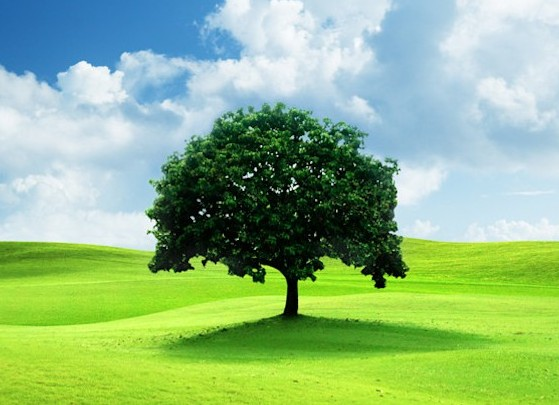
#> input picture Phase_2/image.jpg, 559 x 405 px
$ jupyter execute Module_2.4.ipynb
#> lines starting #> are read from the running program, lines starting #| are printed output that depends on the picture; after the words box and inside, x2 and y2 are one past the last pixel; in counts of white or black regions, pixels touching at a corner belong together
# 📘 Module 2.4 – Bitwise Operations

### ✅ Example 1 – Create Two Images (For Bitwise Ops)

[cell 1]
import cv2
import numpy as np

img1 = np.zeros((300, 300, 3), dtype=np.uint8)
img2 = np.zeros((300, 300, 3), dtype=np.uint8)

# Draw shapes
cv2.rectangle(img1, (50, 50), (250, 250), (255, 255, 0), -1)
cv2.circle(img2, (150, 150), 100, (0, 255, 255), -1)

cv2.imshow("Image 1", img1)
cv2.imshow("Image 2", img2)
cv2.waitKey(0)
cv2.destroyAllWindows()

### ✅ Example 2 – Bitwise AND
- 🔍 Result: Only the overlapping white area is visible.

[cell 2]
bitwise_and = cv2.bitwise_and(img1, img2)

cv2.imshow("AND", bitwise_and)
cv2.waitKey(0)
cv2.destroyAllWindows()

### ✅ Example 3 – Bitwise OR
- 🔍 Result: Union of both shapes

[cell 3]
bitwise_or = cv2.bitwise_or(img1, img2)

cv2.imshow("OR", bitwise_or)
cv2.waitKey(0)
cv2.destroyAllWindows()

### ✅ Example 4 – Bitwise XOR
- 🔍 Result: Only non-overlapping regions remain.

[cell 4]
bitwise_xor = cv2.bitwise_xor(img1, img2)

cv2.imshow("XOR", bitwise_xor)
cv2.waitKey(0)
cv2.destroyAllWindows()

### ✅ Example 5 – Bitwise NOT
- 🔍 Result: Colors are inverted.

[cell 5]
bitwise_not = cv2.bitwise_not(img1)

cv2.imshow("NOT", bitwise_not)
cv2.waitKey(0)
cv2.destroyAllWindows()

## ✅ Example 6 – Masking (MOST IMPORTANT 🔥)

#### 🎯 Extract object from image
🔥 Used in:

- background removal
- object extraction
- segmentation

[cell 6]
img = cv2.imread("image.jpg")
#> img is the input picture: shape (405, 559, 3); mean B, G, R 131.7, 184.2, 143.5
gray = cv2.cvtColor(img, cv2.COLOR_BGR2GRAY)

_, mask = cv2.threshold(gray, 200, 255, cv2.THRESH_BINARY)
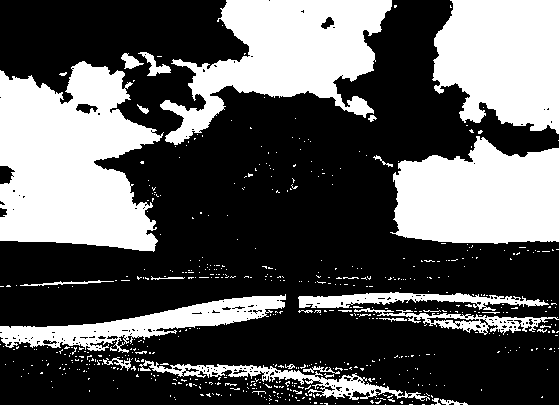
#> mask: shape (405, 559); 35.8% white; 593 white regions (563 under 20 px), largest, box (x1, y1, x2, y2) and area: (0, 61, 164, 252) 22200, (160, 0, 392, 145) 15926, (390, 136, 559, 244) 14241

result = cv2.bitwise_and(img, img, mask=mask)

cv2.imshow("Original", img)
cv2.imshow("Mask", mask)
cv2.imshow("Masked Result", result)

cv2.waitKey(0)
cv2.destroyAllWindows()

### ✅ Example 7 – Color Masking using HSV (Real Use 🔥)

[cell 7]
hsv = cv2.cvtColor(img, cv2.COLOR_BGR2HSV)
#> hsv: shape (405, 559, 3); mean H, S, V 73.1, 126.3, 193.7

lower_blue = np.array([100, 150, 50])
upper_blue = np.array([140, 255, 255])

mask = cv2.inRange(hsv, lower_blue, upper_blue)
#> mask: shape (405, 559); 5.8% white; 5 white regions (3 under 20 px), largest, box (x1, y1, x2, y2) and area: (0, 0, 223, 85) 13070, (217, 36, 231, 46) 59
blue_object = cv2.bitwise_and(img, img, mask=mask)

cv2.imshow("Original Image", img)
cv2.imshow("Blue Mask", mask)
cv2.imshow("Blue Object", blue_object)
cv2.waitKey(0)
cv2.destroyAllWindows()

### ✅ Example 8 – Image Blending (Overlay Images)

[cell 8]
img1 = cv2.imread("image1.jpg")
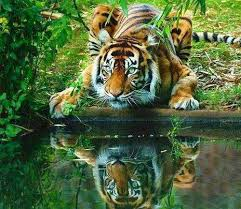
#> input picture Phase_2/image1.jpg, 241 x 209 px
#> img1 is the input picture: shape (209, 241, 3); mean B, G, R 61.2, 102.5, 79.4
img2 = cv2.imread("image2.jpg")
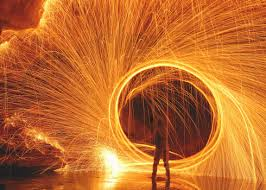
#> input picture Phase_2/image2.jpg, 266 x 190 px
#> img2 is the input picture: shape (190, 266, 3); mean B, G, R 45, 108.1, 191.6

img2 = cv2.resize(img2, (img1.shape[1], img1.shape[0]))
#> img2: shape (209, 241, 3)

blended = cv2.addWeighted(img1, 0.8, img2, 0.2, 0) # alpha=0.5, beta=0.5, gamma=0

cv2.imshow("Image 1", img1)
cv2.imshow("Image 2", img2)
cv2.imshow("Blended Image", blended)
cv2.waitKey(0)
cv2.destroyAllWindows()

# 📌 PHASE 2 – Mini Project
### 🛠️ Create a Basic Image Editor
🎯 PROJECT GOAL
Build a basic image editor that can:

- Load image
- Resize
- Rotate
- Flip
- Convert color spaces
- Draw shapes & text
- Blend two images
- Save output

[cell 9]
# Basic image editor using OpenCV
import cv2
import numpy as np

# -----------------------------
# LOAD IMAGE
# -----------------------------
img = cv2.imread("image1.jpg")

if img is None:
    print("Error: image1.jpg not found")
    exit()

cv2.imshow("Original Image", img)
cv2.waitKey(0)

# -----------------------------
# RESIZE
# -----------------------------
resized = cv2.resize(img, (400, 300))
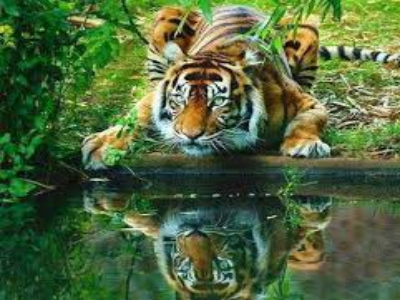
#> resized: shape (300, 400, 3); mean B, G, R 61.1, 102.3, 79.3
cv2.imshow("Resized Image", resized)
cv2.waitKey(0)

# -----------------------------
# ROTATE
# -----------------------------
(h, w) = img.shape[:2]
#> h = 209; w = 241
center = (w // 2, h // 2)
#> center = (120, 104)
rot_matrix = cv2.getRotationMatrix2D(center, 45, 1.0)
rotated = cv2.warpAffine(img, rot_matrix, (w, h))
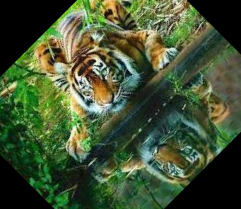
#> rotated: shape (209, 241, 3); mean B, G, R 51.7, 83.5, 66.7

cv2.imshow("Rotated Image", rotated)
cv2.waitKey(0)

# -----------------------------
# FLIP
# -----------------------------
flipped = cv2.flip(img, 1)
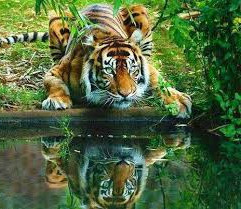
#> flipped: shape (209, 241, 3); mean B, G, R 61.2, 102.5, 79.4
cv2.imshow("Flipped Image", flipped)
cv2.waitKey(0)

# -----------------------------
# COLOR CONVERSIONS
# -----------------------------
gray = cv2.cvtColor(img, cv2.COLOR_BGR2GRAY)
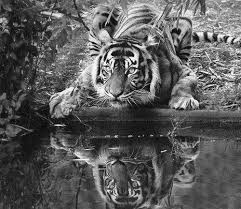
#> gray: shape (209, 241); min 1, max 254, mean 90.9
hsv = cv2.cvtColor(img, cv2.COLOR_BGR2HSV)
#> hsv: shape (209, 241, 3); mean H, S, V 51, 130.2, 105.8

cv2.imshow("Grayscale", gray)
cv2.imshow("HSV", hsv)
cv2.waitKey(0)

# -----------------------------
# DRAW SHAPES & TEXT
# -----------------------------
draw = img.copy()

cv2.rectangle(draw, (50, 50), (250, 200), (0, 255, 0), 2)
#> draw: shape (209, 241, 3); 3.16% of pixels changed, all inside (x1, y1, x2, y2) = (49, 49, 241, 202)
cv2.circle(draw, (350, 250), 40, (255, 0, 0), -1)
cv2.putText(
    draw,
    "Basic Image Editor",
    (50, 450),
    cv2.FONT_HERSHEY_SIMPLEX,
    1,
    (0, 0, 255),
    2
)

cv2.imshow("Drawing", draw)
cv2.waitKey(0)

# -----------------------------
# MASKING (Threshold Based)
# -----------------------------
_, mask = cv2.threshold(gray, 200, 255, cv2.THRESH_BINARY)
#> mask: shape (209, 241); 4.2% white in thin lines or dots
masked = cv2.bitwise_and(img, img, mask=mask)
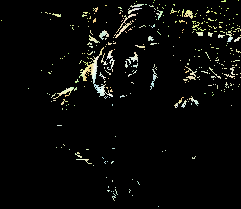
#> masked: shape (209, 241, 3); mean B, G, R 7.9, 9.7, 9.3

cv2.imshow("Mask", mask)
cv2.imshow("Masked Image", masked)
cv2.waitKey(0)

# -----------------------------
# BITWISE OPERATIONS DEMO
# -----------------------------
canvas1 = np.zeros((300, 300, 3), dtype=np.uint8)
canvas2 = np.zeros((300, 300, 3), dtype=np.uint8)

cv2.rectangle(canvas1, (50, 50), (250, 250), (255, 255, 255), -1)
#> canvas1: shape (300, 300, 3); 44.9% white; 1 white region, box (x1, y1, x2, y2) and area: (50, 50, 251, 251) 40401
cv2.circle(canvas2, (150, 150), 100, (255, 255, 255), -1)
#> canvas2: shape (300, 300, 3); 34.9% white; 1 white region, box (x1, y1, x2, y2) and area: (50, 50, 251, 251) 31417

bit_and = cv2.bitwise_and(canvas1, canvas2)
bit_or = cv2.bitwise_or(canvas1, canvas2)
bit_xor = cv2.bitwise_xor(canvas1, canvas2)
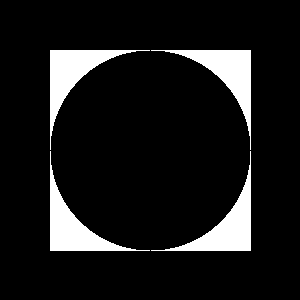
#> bit_xor: shape (300, 300, 3); 10% white; 4 white regions, box (x1, y1, x2, y2) and area: (50, 50, 150, 150) 2246, (151, 50, 251, 150) 2246, (50, 151, 150, 251) 2246, (151, 151, 251, 251) 2246
bit_not = cv2.bitwise_not(canvas1)

cv2.imshow("AND", bit_and)
cv2.imshow("OR", bit_or)
cv2.imshow("XOR", bit_xor)
cv2.imshow("NOT", bit_not)
cv2.waitKey(0)

# -----------------------------
# IMAGE BLENDING (OPTIONAL)
# -----------------------------
img2 = cv2.imread("image2.jpg")

if img2 is not None:
    img2 = cv2.resize(img2, (img.shape[1], img.shape[0]))
    blended = cv2.addWeighted(img, 0.6, img2, 0.4, 0)
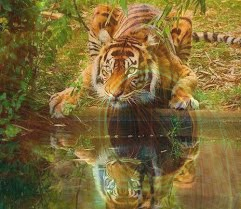
#> blended: shape (209, 241, 3); mean B, G, R 54.7, 104.7, 124.2
    cv2.imshow("Blended Image", blended)
    cv2.imwrite("final_output.jpg", blended)
else:
    blended = draw
    cv2.imwrite("final_output.jpg", blended)

cv2.waitKey(0)
cv2.destroyAllWindows()

print("Project completed. Output saved as final_output.jpg")
